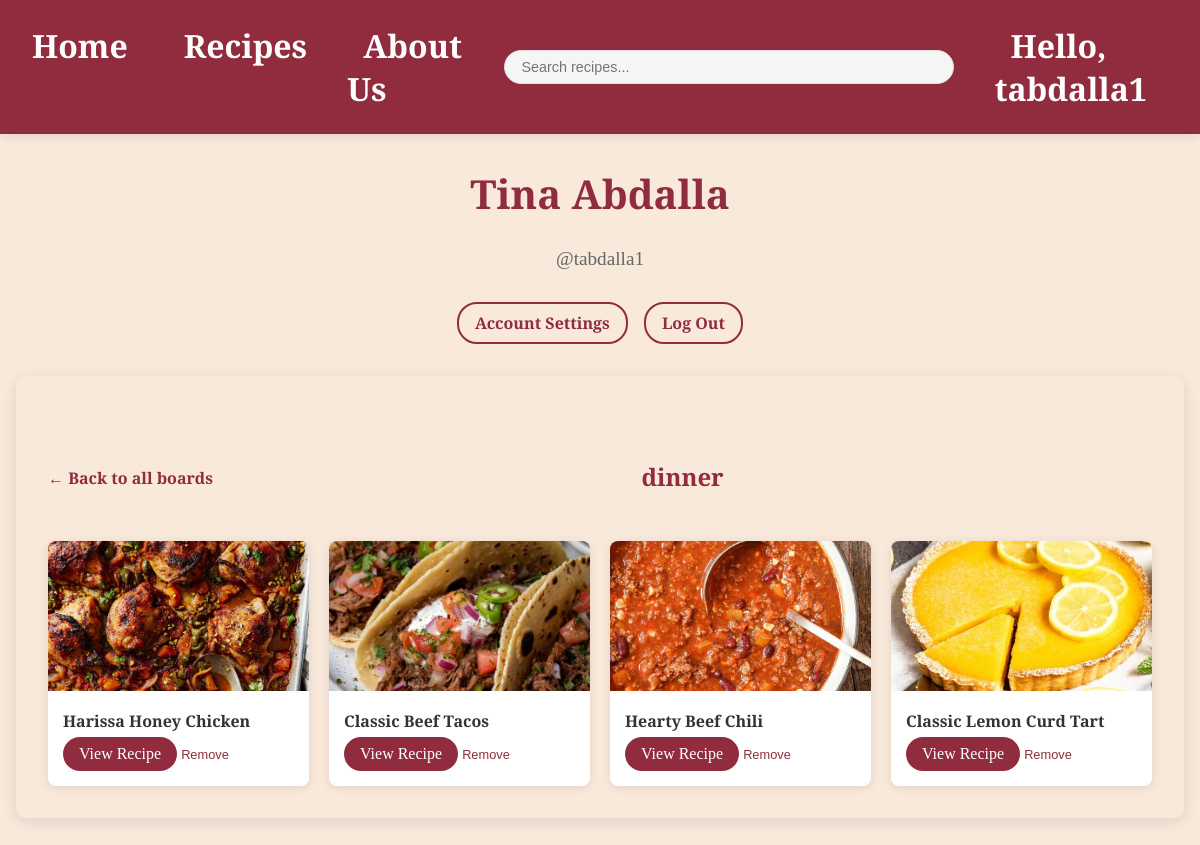
Screenshot of /account.php?board_id=2 (signed in) with the database file from the repository.
### tables this page shows
CREATE TABLE `users` (
  `id` int(11) NOT NULL,
  `first_name` varchar(50) NOT NULL,
  `last_name` varchar(50) NOT NULL,
  `username` varchar(50) NOT NULL,
  `email` varchar(100) NOT NULL,
  `password` varchar(255) NOT NULL,
  `created_at` timestamp NOT NULL DEFAULT CURRENT_TIMESTAMP
);

CREATE TABLE `recipe_boards` (
  `id` int(11) NOT NULL,
  `user_id` int(11) NOT NULL,
  `name` varchar(255) NOT NULL,
  `created_at` timestamp NOT NULL DEFAULT CURRENT_TIMESTAMP
);

CREATE TABLE `recipes` (
  `id` int(11) NOT NULL,
  `title` varchar(255) NOT NULL,
  `image_path` varchar(255) DEFAULT NULL,
  `rating` decimal(2,1) DEFAULT '0.0',
  `rating_count` int(11) DEFAULT '0',
  `prep_time` int(11) NOT NULL COMMENT 'in minutes',
  `cook_time` int(11) NOT NULL COMMENT 'in minutes',
  `servings` int(11) NOT NULL,
  `category` varchar(100) DEFAULT NULL,
  `created_at` timestamp NOT NULL DEFAULT CURRENT_TIMESTAMP
);

### account.php (the view, shortened to what this page needs)
<?php
include 'db.php';
$board_id = isset($_GET['board_id']) ? intval($_GET['board_id']) : 0;
$viewing_board = null;
$board_recipes = [];
if ($board_id > 0) {
    $stmt = $conn->prepare("SELECT * FROM recipe_boards WHERE id = ? AND user_id = ?");
    $stmt->bind_param("ii", $board_id, $_SESSION['user_id']);
    $stmt->execute();
    $viewing_board = $stmt->get_result()->fetch_assoc();
    if ($viewing_board) {
        $stmt = $conn->prepare("SELECT r.* FROM recipes r
                              JOIN board_recipes br ON r.id = br.recipe_id
                              WHERE br.board_id = ?");
        $stmt->bind_param("i", $board_id);
        $stmt->execute();
        $board_recipes = $stmt->get_result()->fetch_all(MYSQLI_ASSOC);
    }
}
$user_id = $_SESSION['user_id'];
$sql = "SELECT first_name, last_name, username FROM users WHERE id = ?";
$stmt = $conn->prepare($sql);
$stmt->bind_param("i", $user_id);
$stmt->execute();
$result = $stmt->get_result();
$user = $result->fetch_assoc();
?>
<!DOCTYPE html>
<html lang="en">
<head>
    <link rel="stylesheet" href="styles.css">
</head>
<body>
    <nav>
        <ul>
            <li><a href="dashboard.php">Home</a></li>
            <li><a href="recipes.php">Recipes</a></li>
            <li><a href="about.php">About Us</a></li>
            <li class="search-bar">
                <form action="search.php" method="GET">
                    <input type="text" placeholder="Search recipes..." name="q">
                </form>
            </li>
            <?php if(isset($_SESSION['username'])): ?>
                <li><a href="account.php" class="username-link">Hello, <?php echo htmlspecialchars($_SESSION['username']); ?></a></li>
            <?php else: ?>
                <li class='active'><a href="login.php">Sign Up/In</a></li>
            <?php endif; ?>
        </ul>
    </nav>
    <div class="account-container">
        <div class="account-header">
            <h1><?php echo htmlspecialchars($user['first_name'] . ' ' . $user['last_name']); ?></h1>
            <p class="username">@<?php echo htmlspecialchars($user['username']); ?></p>
        </div>
        <div class="account-nav">
            <a href="accSetting.php">Account Settings</a>
            <a href="logout.php">Log Out</a>
        </div>
        <div class="account-content">
            <?php if ($viewing_board): ?>
                <div class="board-view">
                    <div class="board-view-header">
                        <a href="account.php" class="back-to-boards">
                            ← Back to all boards
                        </a>
                        <h2><?php echo htmlspecialchars($viewing_board['name']); ?></h2>
                    </div>
                    <?php if (!empty($board_recipes)): ?>
                        <div class="board-recipes-grid">
                            <?php foreach ($board_recipes as $recipe): ?>
                            <div class="board-recipe-card">
                                <img src="<?php echo htmlspecialchars($recipe['image_path']); ?>" alt="<?php echo htmlspecialchars($recipe['title']); ?>">
                                <div class="recipe-info">
                                    <h4><?php echo htmlspecialchars($recipe['title']); ?></h4>
                                    <a href="recipe.php?id=<?php echo $recipe['id']; ?>" class="view-recipe">View Recipe</a>
                                    <button class="remove-from-board"
                                            data-recipe-id="<?php echo $recipe['id']; ?>"
                                            data-board-id="<?php echo $board_id; ?>">
                                        Remove
                                    </button>
                                </div>
                            </div>
                            <?php endforeach; ?>
                        </div>
                    <?php else: ?>
                        <p>This board is empty. Save recipes to add them here!</p>
                    <?php endif; ?>
                </div>
            <?php endif; ?>
        </div>
    </div>
</body>
</html>

### styles.css (style rules this page uses)
body { font-family: 'Josefin Slab', serif; margin: 0; padding: 0; background-color: #F8E9DB; color: #333; }
nav { background-color: #902C3E; box-shadow: 0 2px 10px rgba(0,0,0,0.1); padding: 1.5rem 1rem; }
nav ul { list-style: none; display: flex; justify-content: center; margin: 0; padding: 0; gap: 2rem; }
nav li { margin: 0; }
nav a { text-decoration: none; color: #ffff; font-weight: 600; font-size: 2.0rem; padding: 0.5rem 1rem; transition: all 0.3s ease; }
nav .search-bar { margin: 0 1rem; display: flex; align-items: center; }
nav .search-bar form { display: flex; align-items: center; position: relative; }
nav .search-bar input { padding: 0.5rem 1rem; padding-right: 2rem; border: 1px solid #ddd; border-radius: 20px; font-size: 0.9rem; width: 400px; transition: width 0.3s ease; background-color: #f5f5f5; }
nav ul { gap: 1.5rem; }
.recipe-info { padding: 1.5rem; }
.view-recipe { display: inline-block; padding: 0.5rem 1rem; background-color: #902C3E; color: white; border-radius: 20px; text-decoration: none; transition: background-color 0.3s; }

### account.php (style rules this page uses)
.account-container { max-width: 1200px; margin: 2rem auto; padding: 0 1rem; }
.account-header { text-align: center; margin-bottom: 2rem; }
.account-header h1 { color: #902C3E; font-size: 2.5rem; }
.username { color: #666; font-size: 1.2rem; }
.account-nav { display: flex; justify-content: center; gap: 1rem; margin-bottom: 2rem; }
.account-nav a { color: #902C3E; text-decoration: none; font-weight: 600; padding: 0.5rem 1rem; border: 2px solid #902C3E; border-radius: 20px; transition: all 0.3s; }
.account-content { background: #F8E9DB; padding: 2rem; border-radius: 10px; box-shadow: 0 4px 15px rgba(0,0,0,0.1); }
.account-content h2 { color: #902C3E; text-align: center; margin-bottom: 1.5rem; }
.board-view { margin-top: 2rem; }
.board-view-header { display: flex; justify-content: space-between; align-items: center; margin-bottom: 1.5rem; }
.back-to-boards { color: #902C3E; text-decoration: none; font-weight: 600; display: flex; align-items: center; gap: 5px; }
.board-recipes-grid { display: grid; grid-template-columns: repeat(auto-fill, minmax(250px, 1fr)); gap: 20px; }
.board-recipe-card { background: white; border-radius: 8px; overflow: hidden; box-shadow: 0 2px 10px rgba(0,0,0,0.1); transition: transform 0.3s; }
.board-recipe-card img { width: 100%; height: 150px; object-fit: cover; }
.board-recipe-card .recipe-info { padding: 15px; }
.board-recipe-card h4 { margin: 0 0 5px 0; color: #333; }
.remove-from-board { color: #902C3E; background: none; border: none; cursor: pointer; font-size: 0.8rem; margin-top: 10px; padding: 0; }
.remove-from-board { color: #902C3E; background: none; border: none; cursor: pointer; font-size: 0.8rem; margin-top: 10px; padding: 0; transition: color 0.2s; }

### rows the page displays
users: first_name+last_name "Tina Abdalla", username "tabdalla1"
recipe_boards: name "dinner"
recipes: image_path (picture), title "Harissa Honey Chicken"
recipes: image_path (picture), title "Classic Beef Tacos"
recipes: image_path (picture), title "Hearty Beef Chili"
recipes: image_path (picture), title "Classic Lemon Curd Tart"

### other values shown
$_SESSION['username'] "tabdalla1"
